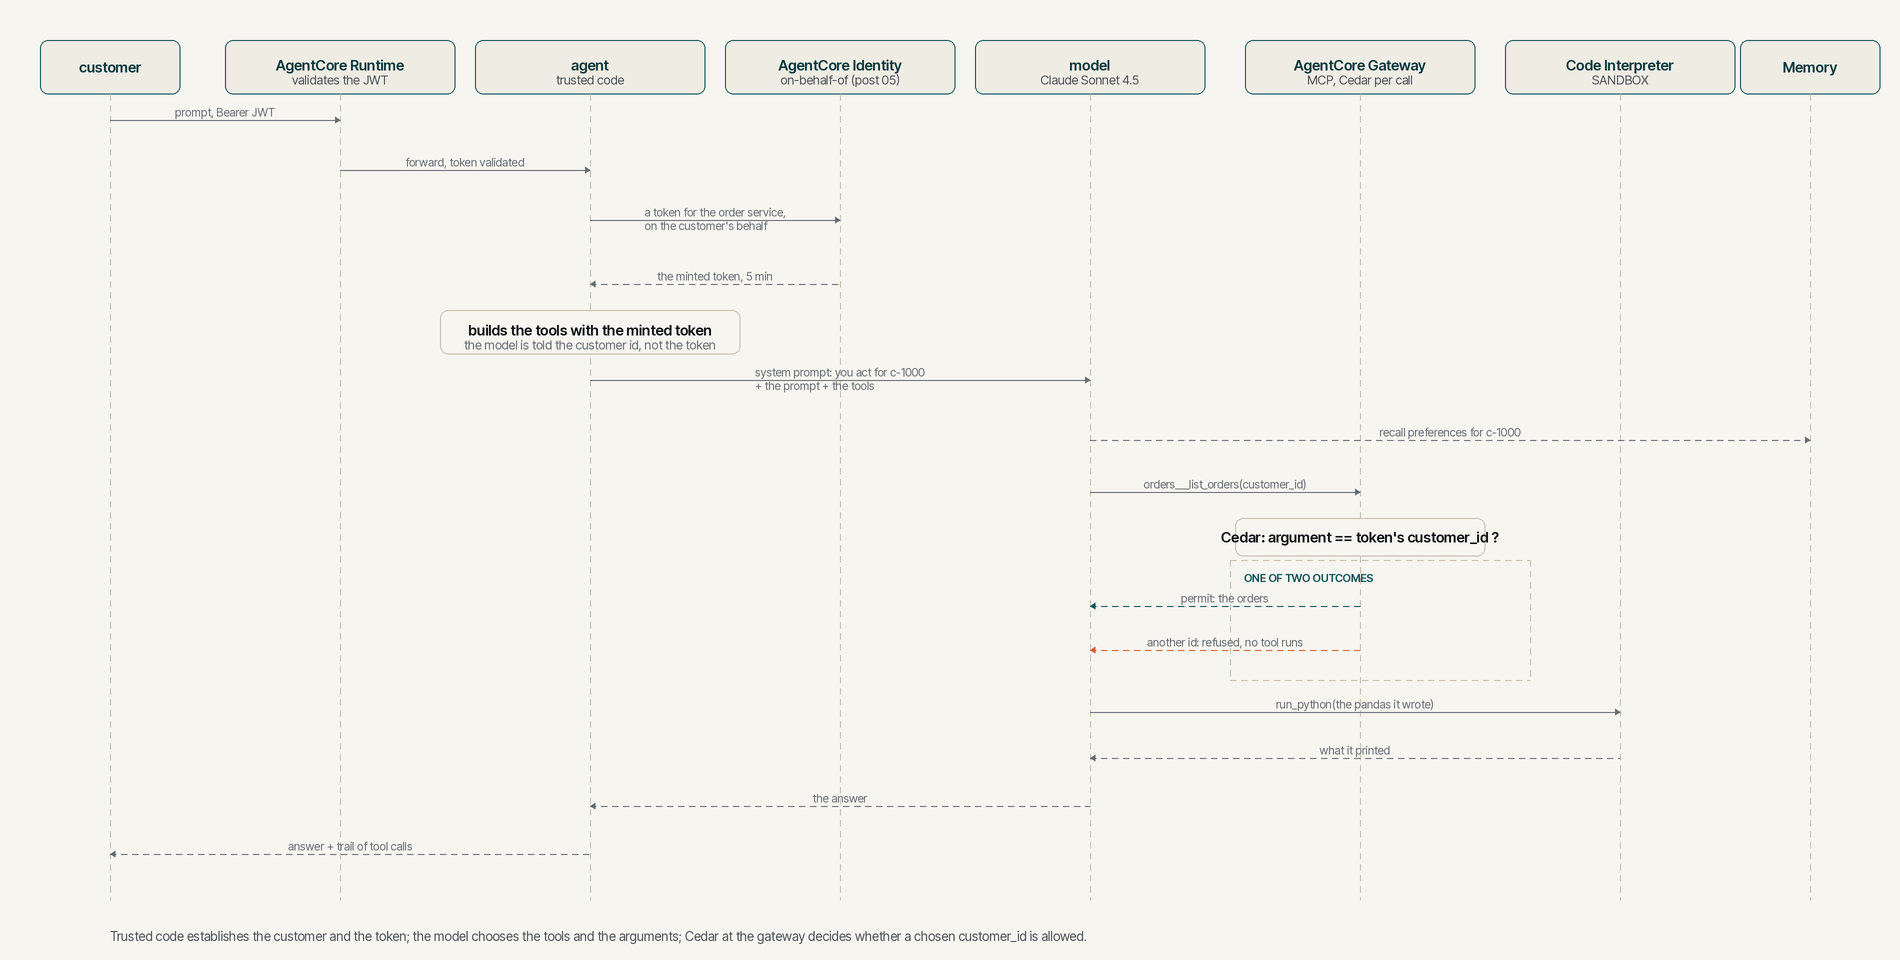

Recreate this plot in Python.
"""Sequence diagram for post 06, one turn with the model choosing.

Run from this directory: python3 sequence.py
Produces sequence.png referenced by POST.md.
"""

import os
import sys

sys.path.insert(0, os.path.join(os.path.dirname(os.path.abspath(__file__)), "..", "..", "scripts"))

from levantar_diagram import FLAME, INK_3, RULE_STRONG, TEAL, Diagram

d = Diagram(1900, 960)

# Participants and their lifeline x-centres. Trusted code (the agent) sits
# between the runtime and the model; everything the model reaches is to its
# right, and the token it never sees is obtained to its left.
people = [
    (110, "customer", None),
    (340, "AgentCore Runtime", "validates the JWT"),
    (590, "agent", "trusted code"),
    (840, "AgentCore Identity", "on-behalf-of (post 05)"),
    (1090, "model", "Claude Sonnet 4.5"),
    (1360, "AgentCore Gateway", "MCP, Cedar per call"),
    (1620, "Code Interpreter", "SANDBOX"),
    (1810, "Memory", None),
]
top, bottom = 40, 900
for cx, title, sub in people:
    w = 230 if sub else 140
    d.box(cx - w / 2, top, w, 54, title, subtitle=sub, tone="accent")
    d._dashed_line(cx, top + 54, cx, bottom, RULE_STRONG)

C, RT, A, ID, M, G, S, MEM = 110, 340, 590, 840, 1090, 1360, 1620, 1810


def msg(x1, x2, y, label, colour=INK_3, dashed=False):
    d.arrow((x1, y), (x2, y), label, dashed=dashed, colour=colour)


def note(cx, y, w, text, sub=None):
    d.box(cx - w / 2, y, w, 44 if sub else 38, text, subtitle=sub)


# Trusted code first: who is asking, and a token for the order service.
msg(C, RT, 120, "prompt, Bearer JWT")
msg(RT, A, 170, "forward, token validated")
msg(A, ID, 220, "a token for the order service,\non the customer's behalf")
msg(ID, A, 284, "the minted token, 5 min", dashed=True)
note(A, 310, 300, "builds the tools with the minted token", "the model is told the customer id, not the token")

# Then the model decides.
msg(A, M, 380, "system prompt: you act for c-1000\n+ the prompt + the tools")
msg(M, MEM, 440, "recall preferences for c-1000", dashed=True)
msg(M, G, 492, "orders___list_orders(customer_id)")
note(G, 518, 250, "Cedar: argument == token's customer_id ?")
d.cluster(1230, 560, 300, 120, "one of two outcomes")
msg(G, M, 606, "permit: the orders", colour=TEAL, dashed=True)
msg(G, M, 650, "another id: refused, no tool runs", colour=FLAME, dashed=True)
msg(M, S, 712, "run_python(the pandas it wrote)")
msg(S, M, 758, "what it printed", dashed=True)
msg(M, A, 806, "the answer", dashed=True)
msg(A, C, 854, "answer + trail of tool calls", dashed=True)

d.caption(
    110, 928,
    "Trusted code establishes the customer and the token; the model chooses the tools and the arguments; "
    "Cedar at the gateway decides whether a chosen customer_id is allowed.",
)
d.save("sequence.png")
print("wrote sequence.png")
